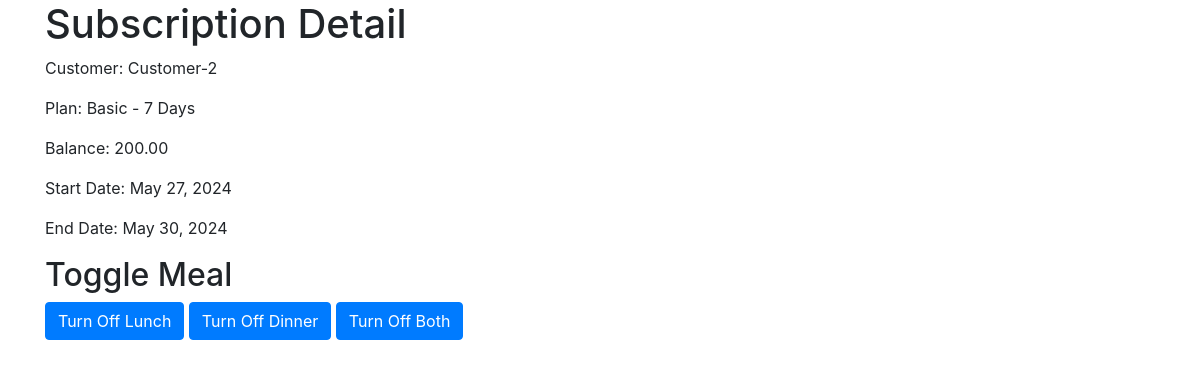
Screenshot of /orders/subscription/3/ with the database file from the repository.
### orders/models.py (models this page shows, shortened)
class Subscription(models.Model):
    customer = models.ForeignKey(Customer, on_delete=models.CASCADE)
    start_date = models.DateField()
    end_date = models.DateField()
    balance = models.DecimalField(max_digits=10, decimal_places=2)

class Customer(models.Model):
    BASIC = 'Basic'
    PREMIUM = 'Premium'
    CATEGORY_CHOICES = [
        (BASIC, 'Basic'),
        (PREMIUM, 'Premium')
    ]
    PLAN_CHOICES = [
        (3, '3 Days'),
        (7, '7 Days'),
        (15, '15 Days'),
        (30, '30 Days'),
    ]
    name = models.CharField(max_length=100)
    category = models.CharField(max_length=10, choices=CATEGORY_CHOICES)
    plan_days = models.IntegerField(choices=PLAN_CHOICES)

### orders/views.py (the view)
# urls.py: path('subscription/<int:subscription_id>/', views.subscription_detail, name='subscription_detail'),
def subscription_detail(request, subscription_id):
    subscription = get_object_or_404(Subscription, id=subscription_id)
    return render(request, 'orders/subscription_detail.html', {'subscription': subscription})

### orders/templates/orders/subscription_detail.html (shortened to what this page needs)
<!DOCTYPE html>
<html lang="en">
<head>
    <link rel="stylesheet" href="https://stackpath.bootstrapcdn.com/bootstrap/4.5.2/css/bootstrap.min.css">
</head>
<body>
    <div class="container">
        <h1>Subscription Detail</h1>
        <p>Customer: {{ subscription.customer.name }}</p>
        <p>Plan: {{ subscription.customer.category }} - {{ subscription.customer.plan_days }} Days</p>
        <p>Balance: {{ subscription.balance }}</p>
        <p>Start Date: {{ subscription.start_date }}</p>
        <p>End Date: {{ subscription.end_date }}</p>
        <h2>Toggle Meal</h2>
        <a href="{% url 'toggle_meal' subscription.id 'lunch' %}" class="btn btn-primary">Turn Off Lunch</a>
        <a href="{% url 'toggle_meal' subscription.id 'dinner' %}" class="btn btn-primary">Turn Off Dinner</a>
        <a href="{% url 'toggle_meal' subscription.id 'both' %}" class="btn btn-primary">Turn Off Both</a>
    </div>
</body>
</html>

### rows the page displays
Subscription: customer.name "Customer-2", customer.category "Basic", customer.plan_days "7", balance "200.00", start_date "May 27, 2024", end_date "May 30, 2024"
